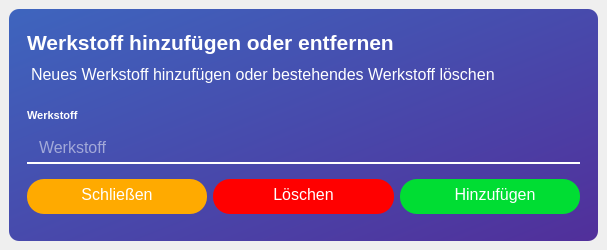
<?xml version="1.0" encoding="UTF-8"?>
<ui version="4.0">
 <class>MainWindow</class>
 <widget class="QMainWindow" name="MainWindow">
  <property name="geometry">
   <rect>
    <x>0</x>
    <y>0</y>
    <width>607</width>
    <height>250</height>
   </rect>
  </property>
  <property name="windowTitle">
   <string>MainWindow</string>
  </property>
  <widget class="QWidget" name="centralwidget">
   <layout class="QVBoxLayout" name="verticalLayout">
    <item>
     <widget class="QFrame" name="shadow_frame">
      <property name="styleSheet">
       <string notr="true">QFrame {
background-color: qlineargradient(spread:pad, x1:0, y1:0, x2:1, y2:1, stop:0 rgba(62, 101, 190, 255), stop:1 rgba(81, 47, 154, 255));
border-radius: 10px;
}


</string>
      </property>
      <property name="frameShape">
       <enum>QFrame::StyledPanel</enum>
      </property>
      <property name="frameShadow">
       <enum>QFrame::Raised</enum>
      </property>
      <layout class="QVBoxLayout" name="verticalLayout_2">
       <property name="leftMargin">
        <number>18</number>
       </property>
       <property name="topMargin">
        <number>18</number>
       </property>
       <property name="rightMargin">
        <number>18</number>
       </property>
       <property name="bottomMargin">
        <number>18</number>
       </property>
       <item>
        <widget class="QLabel" name="label">
         <property name="styleSheet">
          <string notr="true">background-color: rgba(0, 0, 0, 0);
color: rgb(255, 255, 255);
font-size: 16pt;
font-family: &quot;Segoe UI Light&quot;;
font-weight: bold;</string>
         </property>
         <property name="text">
          <string>Werkstoff hinzufügen oder entfernen</string>
         </property>
        </widget>
       </item>
       <item>
        <widget class="QLabel" name="label_2">
         <property name="styleSheet">
          <string notr="true">background-color: rgba(0, 0, 0, 0);
color: rgb(255, 255, 255);
font-size: 12pt;
font-family: &quot;Segoe UI Light&quot;;
margin-bottom: 10px;</string>
         </property>
         <property name="text">
          <string>Neues Werkstoff hinzufügen oder bestehendes Werkstoff löschen</string>
         </property>
        </widget>
       </item>
       <item>
        <widget class="QLabel" name="label_3">
         <property name="styleSheet">
          <string notr="true">QLabel {
background-color: rgba(0, 0, 0, 0);
color: rgb(255, 255, 255);
font-size: 8pt;
font-family: &quot;Segoe UI Light&quot;;
font-weight: bold;
}</string>
         </property>
         <property name="text">
          <string>Werkstoff</string>
         </property>
        </widget>
       </item>
       <item>
        <widget class="QLineEdit" name="lineEdit">
         <property name="styleSheet">
          <string notr="true">QLineEdit {
height: 20px;
font-size: 12pt;
font-family: &quot;Segoe UI Light&quot;;
padding-left: 10px;
padding-bottom: 5px;
border-bottom: 2px solid rgb(255, 255, 255);
border-radius: 0px;
background-color: rgba(255, 255, 255, 0);
color: rgb(255, 255, 255);
}

QLineEdit:hover {
border-bottom: 2px solid rgb(0, 255, 213);
border-radius: 0px;
}

QLineEdit:focus {
border-bottom: 2px solid rgb(0, 255, 213);
border-radius: 0px;
}</string>
         </property>
         <property name="text">
          <string/>
         </property>
         <property name="placeholderText">
          <string>Werkstoff</string>
         </property>
        </widget>
       </item>
       <item>
        <widget class="QFrame" name="frame">
         <property name="styleSheet">
          <string notr="true">background-color: rgba(255, 255, 255, 0);</string>
         </property>
         <property name="frameShape">
          <enum>QFrame::StyledPanel</enum>
         </property>
         <property name="frameShadow">
          <enum>QFrame::Raised</enum>
         </property>
         <layout class="QHBoxLayout" name="horizontalLayout">
          <property name="spacing">
           <number>6</number>
          </property>
          <property name="leftMargin">
           <number>0</number>
          </property>
          <property name="rightMargin">
           <number>0</number>
          </property>
          <item>
           <widget class="QPushButton" name="pushButton">
            <property name="styleSheet">
             <string notr="true">QPushButton {
color: #ffffff;
background-color: rgb(255, 170, 0);
height: 30px;
padding-bottom: 5px;
border-radius: 17px;
font-size: 12pt;
font-family: &quot;Segoe UI Light&quot;;
}

QPushButton:hover {
border: 2px solid rgb(255, 255, 255)
}

QPushButton:pressed {
color: rgba(255, 255, 255, 0.5);
background-color: rgba(255, 170, 0, 0.5);
}</string>
            </property>
            <property name="text">
             <string>Schließen</string>
            </property>
           </widget>
          </item>
          <item>
           <widget class="QPushButton" name="pushButton_2">
            <property name="styleSheet">
             <string notr="true">QPushButton {
color: #ffffff;
background-color: rgb(255, 0, 0);
height: 30px;
padding-bottom: 5px;
border-radius: 17px;
font-size: 12pt;
font-family: &quot;Segoe UI Light&quot;;
}

QPushButton:hover {
border: 2px solid rgb(255, 255, 255)
}

QPushButton:pressed {
color: rgba(255, 255, 255, 0.5);
background-color: rgba(255, 0, 0, 0.5);
}</string>
            </property>
            <property name="text">
             <string>Löschen</string>
            </property>
           </widget>
          </item>
          <item>
           <widget class="QPushButton" name="pushButton_3">
            <property name="styleSheet">
             <string notr="true">QPushButton {
color: #ffffff;
background-color:  rgb(0, 221, 51);
height: 30px;
padding-left: 10px;
padding-bottom: 5px;
border-radius: 17.0px;
font-size: 12pt;
font-family: &quot;Segoe UI Light&quot;;
}

QPushButton:hover {
border: 2px solid rgb(255, 255, 255);
}

QPushButton:pressed {
color: rgba(255, 255, 255, 0.5);
background-color: rgba(0, 221, 51, 0.5);
}</string>
            </property>
            <property name="text">
             <string>Hinzufügen</string>
            </property>
           </widget>
          </item>
         </layout>
        </widget>
       </item>
      </layout>
     </widget>
    </item>
   </layout>
  </widget>
 </widget>
 <resources/>
 <connections/>
</ui>
